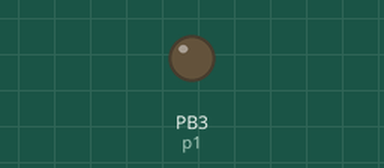
Simulated run of this sketch. Board: ATtiny85, built with avr-gcc and run on an emulated ATtiny85. Shown: output pins drawn as LEDs (lit = HIGH).

Above: at 15.1 s.
At 33.2 s:
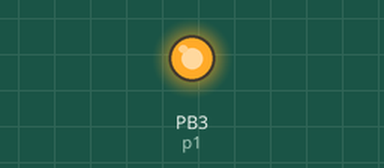
Timing chart, 0 to 53.2 s (numbered marks = the images above):
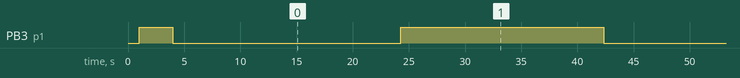

The sketch:

digispark.ino
```cpp
int LED1; // these variables will be used to hold the led PWM values
int LED2;
int LED3;

int p0=6; /* these variables will assign a variable to receive PWM values and pass them to their respective pins*/
int p1=3;
int p4=7;

float x;
/*this a variable that will receive the angle value from variable i. This value is converted to radians in the sine function and will be used to generate the PWM values */

float r; // these variables will receive the PWM values calculated by the three sine functions
float g;
float b;

// the setup routine runs once when you press reset;

void setup() {

// initialize the digitals pin as an output.
pinMode(p0, OUTPUT); //sets up pin 0 for pwm
pinMode(p1, OUTPUT); //sets up pin 1 for pwm
pinMode(p4, OUTPUT); //sets up pin 4 for pwm

/*Run a diagnostic test that will verify that each colour of LED is working.
Turns on the LEDs consecutively with a delay of one second between each*/

digitalWrite(p0, HIGH);
delay(1000);
digitalWrite(p1, HIGH);
delay(1000);
digitalWrite(p4, HIGH);
delay(1000);

//Turn off LEDs one after the other with a one second deleay between each

digitalWrite(p0, LOW);
delay(1000);
digitalWrite(p1, LOW);
delay(1000);
digitalWrite(p4, LOW);
 delay(1000);
}

// the loop routine runs over and over again forever:
void loop() {

/*The for loop generates a value for a variable i which corresponds to 0 to 360 degrees. I is increased by 1 with each iteration.  It is later converted to radians within the loop. Once i reaches 360 it resets back to 0. This establishes the periodic behaviour of the sine fun functions*/

for (int i=0; i<360; i++)
{

//convert i into a floating point variable that can be used with PI
   x=float(i);

/* to calculate r,g,b the sine function is modified to increase amplitute (127*) to create a phase shift (x+1/2*PI) and (x+3/2*PI) finally the sine wave is raised to illiminate negative values below zero by adding 1*/

   r=127*(sin(x/180*PI)+1);
   g=127*(sin(x/180*PI+3/2*PI)+1);
   b=127*(sin(x/180*PI+0.5*PI)+1);

//convert flaot r,g,b to integers that can be assigned to LED PWM numbers

   LED1= int(r);
   LED2= int(g);
   LED3= int(b);

//write LED levels to p0, p1, p4 (ASSIGN PWM values to LEDs)

   analogWrite (p0,LED1);
   analogWrite (p1,LED2);
   analogWrite (p4,LED3);

//wait for 1/100 of a second

    delay(100);
}
}
```

Measured:
- by itself, PB3 (p1): alternates HIGH for 18.1 s and LOW for 18.3 s
